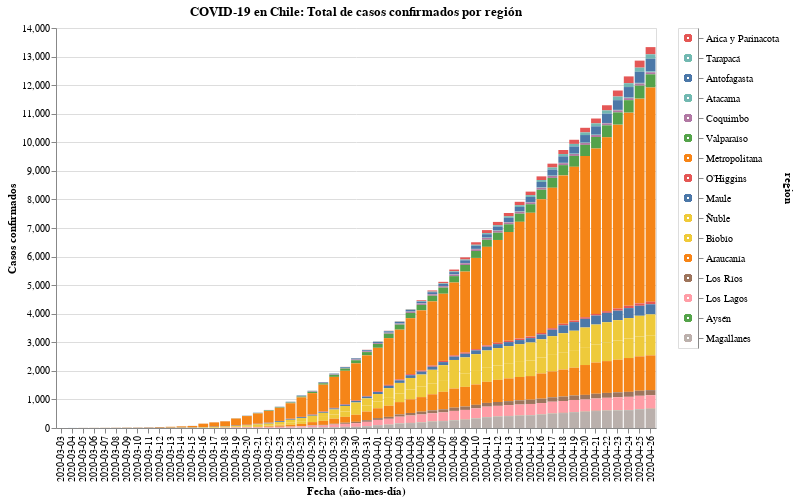

The code cell stored with this chart in its notebook:
### Code cell
#hide_input
input_dropdown = alt.binding_select(options=data['region'].unique())
selection1 = alt.selection_single(fields=['region'], bind=input_dropdown, name=' ')
selection2 = alt.selection_multi(fields=['region'], on='mouseover')
color = alt.condition(selection1 | selection2,
                    alt.Color('region:N', legend=None),
                    alt.value('lightgray'))

chart = alt.Chart(data).mark_bar().encode(
    x=alt.X('date:O', axis=alt.Axis(title='Fecha (año-mes-día)')),
    y=alt.Y('casos', axis=alt.Axis(title='Casos confirmados')),
    color=color,
    tooltip=['date', 'region', 'casos'],
    order=alt.Order(
    # Sort the segments of the bars by this field
    'codigo region',
    sort='descending'
    )
).properties(
    title='COVID-19 en Chile: Total de casos confirmados por región'
).add_selection(
    selection1, selection2
).transform_filter(
    selection1
)

legend = alt.Chart(data).mark_point().encode(
    y=alt.Y('region:N', axis=alt.Axis(orient='right'), sort=regiones),
    color=color
).add_selection(
    selection1, selection2
)

chart.properties(width=600, height=400) | legend

### Figure 1 — Vega-Lite specification as saved in the notebook (floating-point values rounded to 4 significant figures; data arrays with more than 128 entries replaced by an {"elided": "..."} marker saying what was removed)
{"config": {"view": {"continuousWidth": 400, "continuousHeight": 300}}, "hconcat": [{"mark": "bar", "encoding": {"color": {"condition": {"type": "nominal", "field": "region", "legend": null, "selection": {"or": [" ", "selector001"]}}, "value": "lightgray"}, "order": {"type": "quantitative", "field": "codigo region", "sort": "descending"}, "tooltip": [{"type": "nominal", "field": "date"}, {"type": "nominal", "field": "region"}, {"type": "quantitative", "field": "casos"}], "x": {"type": "ordinal", "axis": {"title": "Fecha (año-mes-día)"}, "field": "date"}, "y": {"type": "quantitative", "axis": {"title": "Casos confirmados"}, "field": "casos"}}, "height": 400, "selection": {" ": {"type": "single", "fields": ["region"], "bind": {"input": "select", "options": ["Arica y Parinacota", "Tarapacá", "Antofagasta", "Atacama", "Coquimbo", "Valparaíso", "Metropolitana", "O’Higgins", "Maule", "Ñuble", "Biobío", "Araucanía", "Los Ríos", "Los Lagos", "Aysén", "Magallanes"]}}, "selector001": {"type": "multi", "fields": ["region"], "on": "mouseover"}}, "title": "COVID-19 en Chile: Total de casos confirmados por región", "transform": [{"filter": {"selection": " "}}], "width": 600}, {"mark": "point", "encoding": {"color": {"condition": {"type": "nominal", "field": "region", "legend": null, "selection": {"or": [" ", "selector001"]}}, "value": "lightgray"}, "y": {"type": "nominal", "axis": {"orient": "right"}, "field": "region", "sort": ["Arica y Parinacota", "Tarapacá", "Antofagasta", "Atacama", "Coquimbo", "Valparaíso", "Metropolitana", "O’Higgins", "Maule", "Ñuble", "Biobío", "Araucanía", "Los Ríos", "Los Lagos", "Aysén", "Magallanes"]}}, "selection": {" ": {"type": "single", "fields": ["region"], "bind": {"input": "select", "options": ["Arica y Parinacota", "Tarapacá", "Antofagasta", "Atacama", "Coquimbo", "Valparaíso", "Metropolitana", "O’Higgins", "Maule", "Ñuble", "Biobío", "Araucanía", "Los Ríos", "Los Lagos", "Aysén", "Magallanes"]}}, "selector001": {"type": "multi", "fields": ["region"], "on": "mouseover"}}}], "data": {"name": "data-3d05f9df15c6d878b4a7e765b86251fe"}, "$schema": "https://vega.github.io/schema/vega-lite/v4.8.1.json", "datasets": {"data-3d05f9df15c6d878b4a7e765b86251fe": {"elided": "880 records"}}}
